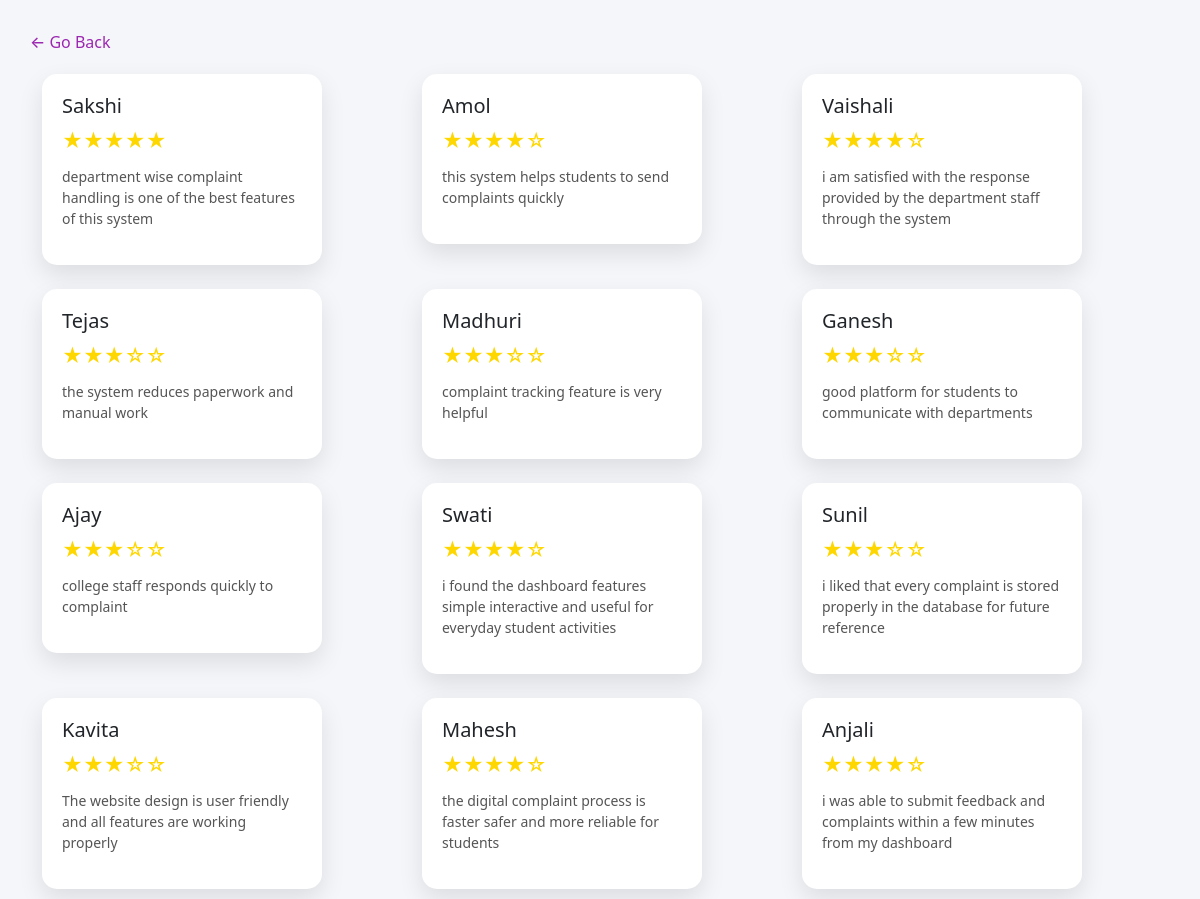
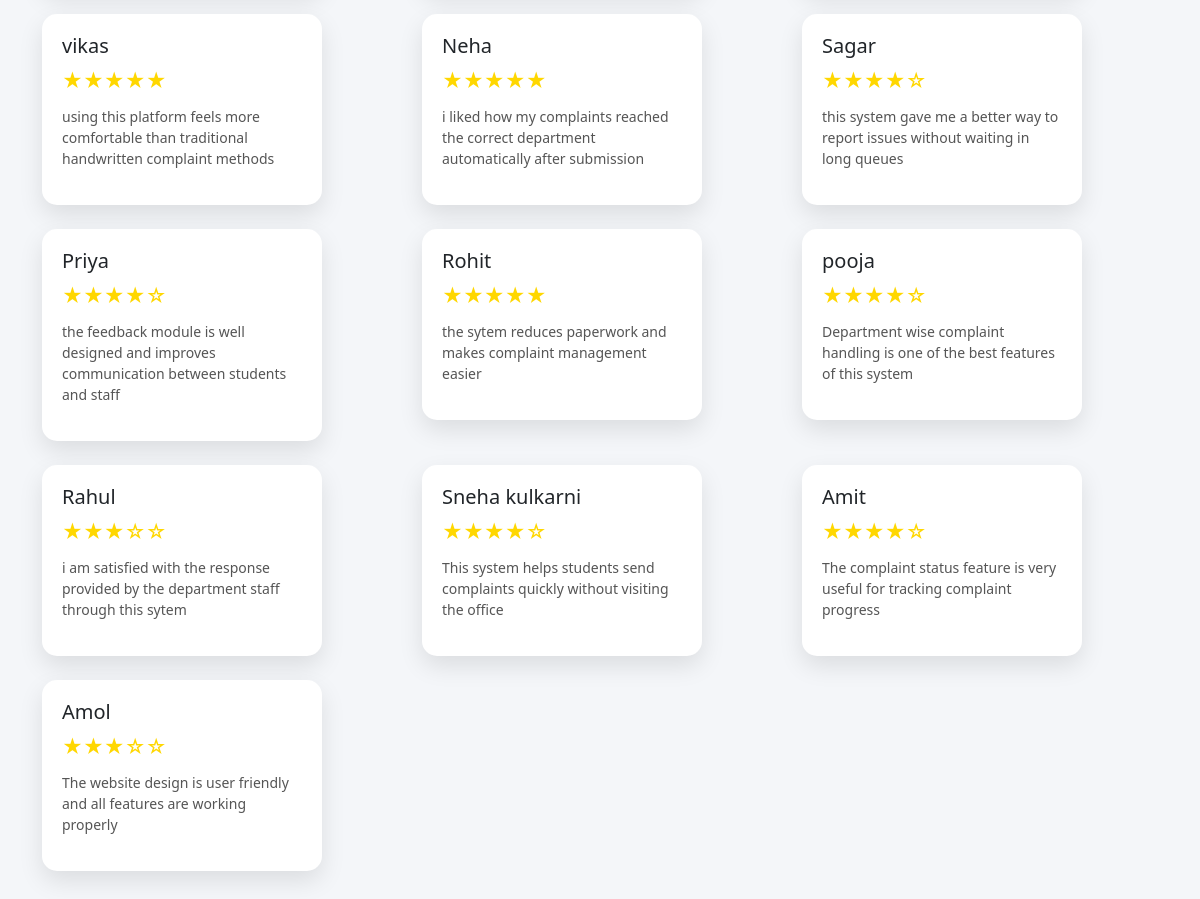
The page /all-feedback.php on the database its author committed (2 pictures, top to bottom).
### tables this page shows
CREATE TABLE `feedback` (
  `id` int(11) NOT NULL,
  `name` varchar(100) DEFAULT NULL,
  `message` text DEFAULT NULL,
  `rating` int(11) DEFAULT NULL,
  `created_at` timestamp NOT NULL DEFAULT current_timestamp()
);

### all-feedback.php (the view, shortened to what this page needs)
<?php
include("db.php");
$result = $conn->query("SELECT * FROM feedback ORDER BY id DESC");
?>
<!DOCTYPE html>
<html>
<head>
    <link href="https://cdn.jsdelivr.net/npm/bootstrap@5.3.0/dist/css/bootstrap.min.css" rel="stylesheet">
</head>
<body>
<a href="javascript:history.back()" class="back-link">← Go Back</a>
<div class="container">
    <div class="row">
        <?php while($row = $result->fetch_assoc()) { ?>
        <div class="col-md-4 mb-4">
            <div class="feedback-card">
                <h5><?php echo $row['name']; ?></h5>
                <div class="stars">
                    <?php
                    for($i=1; $i<=5; $i++){
                        echo ($i <= $row['rating']) ? "★" : "☆";
                    }
                    ?>
                </div>
                <p><?php echo $row['message']; ?></p>
            </div>
        </div>
        <?php } ?>
    </div>
</div>
</body>
</html>

### all-feedback.php (style rules this page uses)
body { background: #f4f6f9; padding: 30px; }
.feedback-card { background: white; padding: 20px; width: 280px; border-radius: 15px; box-shadow: 0 10px 25px rgba(0,0,0,0.1); transition: 0.3s; }
.stars { color: gold; font-size: 20px; margin-bottom: 10px; }
.feedback-card p { font-size: 14px; color: #555; }
.back-link { display: inline-block; margin-bottom: 20px; text-decoration: none; color: #9c27b0; font-weight: 500; }

### rows shown on the page
feedback: name "Sakshi", message "department wise complaint handling is one of the best features of this system"
feedback: name "Amol", rating 4 (drawn), message "this system helps students to send complaints quickly"
feedback: name "Vaishali", rating 4 (drawn), message "i am satisfied with the response provided by the department staff through the system"
feedback: name "Tejas", rating 3 (drawn), message "the system reduces paperwork and manual work"
feedback: name "Madhuri", rating 3 (drawn), message "complaint tracking feature is very helpful"
feedback: name "Ganesh", rating 3 (drawn), message "good platform for students to communicate with departments"
feedback: name "Ajay", rating 3 (drawn), message "college staff responds quickly to complaint"
feedback: name "Swati", rating 4 (drawn), message "i found the dashboard features simple interactive and useful for everyday student activities"
feedback: name "Sunil", rating 3 (drawn), message "i liked that every complaint is stored properly in the database for future reference"
feedback: name "Kavita", rating 3 (drawn), message "The website design is user friendly and all features are working properly"
feedback: name "Mahesh", rating 4 (drawn), message "the digital complaint process is faster safer and more reliable for students"
feedback: name "Anjali", rating 4 (drawn), message "i was able to submit feedback and complaints within a few minutes from my dashboard"
feedback: name "vikas", message "using this platform feels more comfortable than traditional handwritten complaint methods"
feedback: name "Neha", message "i liked how my complaints reached the correct department automatically after submission"
feedback: name "Sagar", rating 4 (drawn), message "this system gave me a better way to report issues without waiting in long queues"
feedback: name "Priya", rating 4 (drawn), message "the feedback module is well designed and improves communication between students and staff"
feedback: name "Rohit", message "the sytem reduces paperwork and makes complaint management easier"
feedback: name "pooja", rating 4 (drawn), message "Department wise complaint handling is one of the best features of this system"
feedback: name "Rahul", rating 3 (drawn), message "i am satisfied with the response provided by the department staff through this sytem"
feedback: name "Sneha kulkarni", rating 4 (drawn), message "This system helps students send complaints quickly without visiting the office"
feedback: name "Amit", rating 4 (drawn), message "The complaint status feature is very useful for tracking complaint progress"
feedback: name "Amol", rating 3 (drawn), message "The website design is user friendly and all features are working properly"
